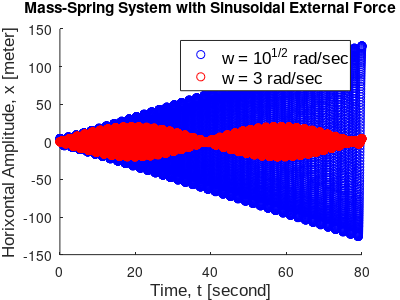

Write MATLAB code to recreate this figure.
%{
Filename: hw4_405582565_p1.m

Description: This script will simulate a mass-spring system with a
sinusoidal external force being applied to it. It will do so by using the
semi-implicit Euler method.

Name:Mauricio Deguchi
UID: 405-582-562
%}
%% Forefront stuff
clc; clear all; close all;

%% Establishing Constants
m = 1;                          % mass of the cart is 1kg
k = 10;                         % spring constant is 10 N/m
f_c = 10;                       % Amplitude of the force is 10 N 
w = 3;                          % Angular velocity is 3 m/s
time_initial = 0;               % start at t = 0 sec
time_final = 80;                % final time is at t = 80 sec
delta_t = .01;                 % time step for euler's method
x_i = 0;                       % start at x = 0m
v_i = 0;                       % cart is static at start
t = linspace(0,80,8000);
x = linspace(1,1,8000);
x_1 = linspace(1,1,8000);
%% Establishing Euler's Functions

for i = 0:7999                  % Establishes the loop start and end values
    v_i = v_i + ((f_c*cos(w*i/100) - k * x_i) / m)*delta_t;     % establishes Euler's semi-implicit formula
    x(i+1) = x_i;                 % establishes previous position as new position                       
    x_i = x_i + v_i * delta_t;    % calculates next position

end

% this next for loop runs identically to the one earlier, simply with a new
% value of w (angular velocity) to experiment what our graph will look like
w = 10^(1/2);
for i = 0:7999
    v_i = v_i + ((f_c*cos(w*i/100) - k * x_i) / m)*delta_t;
    x_1(i+1) = x_i;
    x_i = x_i + v_i * delta_t;

end


h1 = figure(1);                   % Dedicates figure 1 window for our plot
scatter(t,x_1,'b')                  % plots our first trial with w = 3
hold on                           % Ensures our second plot can be added on top of our current plot
scatter(t,x, 'r')     % plots our second set of data with some transparency to ensure we can still see our previous plot
hold off
FONTNAME = 'Arial';
FONTSIZE = 12;

% plotting axes, legends, etc.
pWidth = 4;
pHeight = 3;
xlabel('Time, t [second]', 'Fontname', FONTNAME, 'Fontsize', FONTSIZE );
ylabel('Horixontal Amplitude, x [meter]', 'Fontname', FONTNAME, 'Fontsize', FONTSIZE );
title('Mass-Spring System with Sinusoidal External Force');
LEG = legend('w = 10^1^/^2 rad/sec', 'w = 3 rad/sec');
set(LEG, 'Fontname', FONTNAME, 'Fontsize', FONTSIZE);

set(gcf, 'PaperUnits', 'inches', 'PaperPosition', [ 0 0 pWidth pHeight],... 
    'PaperSize', [pWidth pHeight]);
saveas(h1, 'Fig_problem1c.pdf');


% almost all of the graphing code was used directly from the lecture slides
% so not many comments were made in this section as it was fairly straight
% forward to implement